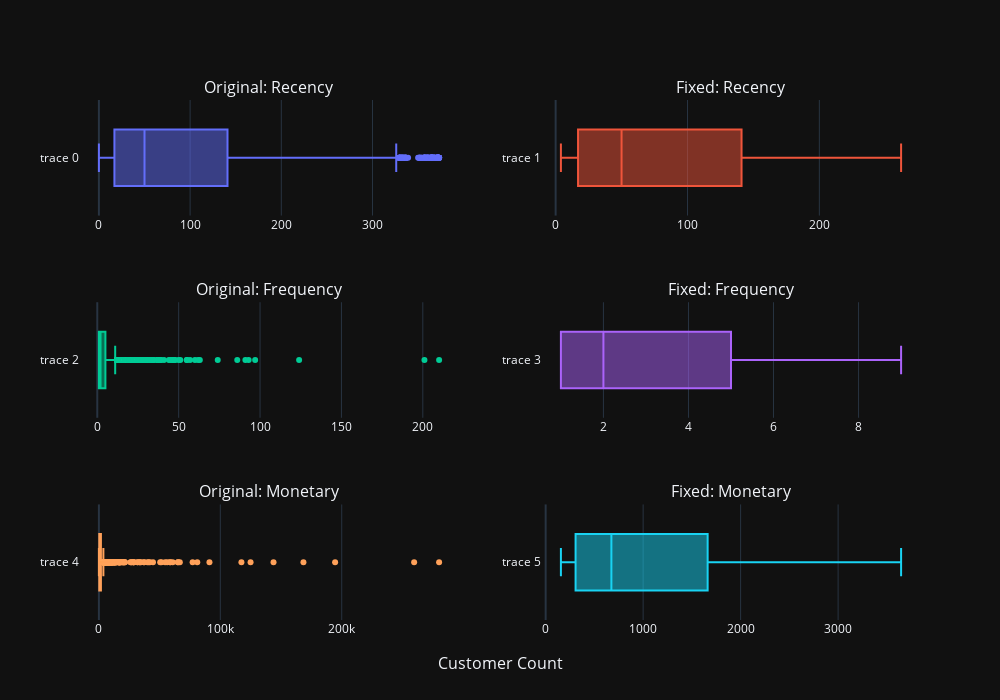

The notebook cell this image was saved under:
### Markdown cell above
**Exercise**

Since we keep both the original and fixed RFM data, can you use **box plot** to visualise the changes in the **Recency**, **Frequency** and **Monetary** columns?
The final graph should look like this:

![image](../../images/rfm_original_fixed.png)

### Code cell
# [TODO]
fig = make_subplots(
    rows=3, cols=2,
    subplot_titles=(
        "Original: Recency", "Fixed: Recency", 
        "Original: Frequency", "Fixed: Frequency", 
        "Original: Monetary", "Fixed: Monetary"
    ),
    x_title="Customer Count",
)

for r, key in enumerate(["Recency", "Frequency", "Monetary"]):
    fig.add_box(
        x=rfm_data[f"{key}_Original"], row=(r+1), col=1,
    )

    fig.add_box(
        x=rfm_data[f"{key}"], row=(r+1), col=2,
    )

fig.update_layout(height=700, width=1000, showlegend=False, template="plotly_dark")

fig.show()

### Figure 1 — Plotly figure (JSON) as saved in the notebook; plotly's stock layout.template omitted (floating-point values rounded to 4 significant figures; data arrays with more than 128 entries replaced by an {"elided": "..."} marker saying what was removed)
{"data": [{"type": "box", "x": {"elided": "4339 int values"}, "xaxis": "x", "yaxis": "y"}, {"type": "box", "x": {"elided": "4339 int values"}, "xaxis": "x2", "yaxis": "y2"}, {"type": "box", "x": {"elided": "4339 int values"}, "xaxis": "x3", "yaxis": "y3"}, {"type": "box", "x": {"elided": "4339 int values"}, "xaxis": "x4", "yaxis": "y4"}, {"type": "box", "x": {"elided": "4339 float values"}, "xaxis": "x5", "yaxis": "y5"}, {"type": "box", "x": {"elided": "4339 float values"}, "xaxis": "x6", "yaxis": "y6"}], "layout": {"annotations": [{"font": {"size": 16}, "showarrow": false, "text": "Original: Recency", "x": 0.225, "xanchor": "center", "xref": "paper", "y": 1, "yanchor": "bottom", "yref": "paper"}, {"font": {"size": 16}, "showarrow": false, "text": "Fixed: Recency", "x": 0.775, "xanchor": "center", "xref": "paper", "y": 1, "yanchor": "bottom", "yref": "paper"}, {"font": {"size": 16}, "showarrow": false, "text": "Original: Frequency", "x": 0.225, "xanchor": "center", "xref": "paper", "y": 0.6111, "yanchor": "bottom", "yref": "paper"}, {"font": {"size": 16}, "showarrow": false, "text": "Fixed: Frequency", "x": 0.775, "xanchor": "center", "xref": "paper", "y": 0.6111, "yanchor": "bottom", "yref": "paper"}, {"font": {"size": 16}, "showarrow": false, "text": "Original: Monetary", "x": 0.225, "xanchor": "center", "xref": "paper", "y": 0.2222, "yanchor": "bottom", "yref": "paper"}, {"font": {"size": 16}, "showarrow": false, "text": "Fixed: Monetary", "x": 0.775, "xanchor": "center", "xref": "paper", "y": 0.2222, "yanchor": "bottom", "yref": "paper"}, {"font": {"size": 16}, "showarrow": false, "text": "Customer Count", "x": 0.5, "xanchor": "center", "xref": "paper", "y": 0, "yanchor": "top", "yref": "paper", "yshift": -30}], "height": 700, "showlegend": false, "width": 1000, "xaxis": {"anchor": "y", "domain": [0, 0.45]}, "xaxis2": {"anchor": "y2", "domain": [0.55, 1]}, "xaxis3": {"anchor": "y3", "domain": [0, 0.45]}, "xaxis4": {"anchor": "y4", "domain": [0.55, 1]}, "xaxis5": {"anchor": "y5", "domain": [0, 0.45]}, "xaxis6": {"anchor": "y6", "domain": [0.55, 1]}, "yaxis": {"anchor": "x", "domain": [0.7778, 1]}, "yaxis2": {"anchor": "x2", "domain": [0.7778, 1]}, "yaxis3": {"anchor": "x3", "domain": [0.3889, 0.6111]}, "yaxis4": {"anchor": "x4", "domain": [0.3889, 0.6111]}, "yaxis5": {"anchor": "x5", "domain": [0, 0.2222]}, "yaxis6": {"anchor": "x6", "domain": [0, 0.2222]}}}
